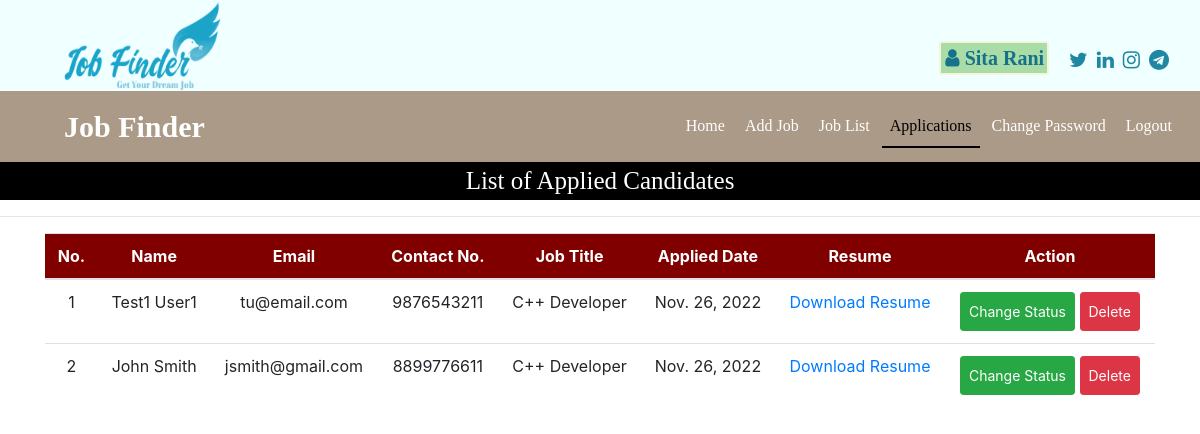
Page /applied_candidates_list (signed in) on the committed database.
### job/models.py (models this page shows, shortened)
class Apply(models.Model):
    job = models.ForeignKey(Job, on_delete=models.CASCADE)
    jobseeker = models.ForeignKey(JobSeeker, on_delete=models.CASCADE)
    resume = models.FileField(null=True)
    applydate = models.DateField()

class JobSeeker(models.Model):
    user = models.ForeignKey(User, on_delete=models.CASCADE)
    mobile = models.CharField(max_length=15, null=True)
    image = models.FileField(null=True)
    gender = models.CharField(max_length=10, null=True)
    type = models.CharField(max_length=15, null=True)

class Job(models.Model):
    recruiter = models.ForeignKey(Recruiter, on_delete=models.CASCADE)
    start_date = models.DateField()
    end_date = models.DateField()
    image = models.FileField(null=True)
    title = models.CharField(max_length=100)
    salary = models.IntegerField()
    description = models.CharField(max_length=200)
    experience = models.CharField(max_length=50)
    location = models.CharField(max_length=100)
    skills = models.CharField(max_length=100)
    creation_date = models.DateField()

### job/views.py (the view)
# urls.py: path('applied_candidates_list', applied_candidates_list, name="applied_candidates_list"),
def applied_candidates_list(request):
    if not request.user.is_authenticated:
        return redirect('recruiter_login')
    data = Apply.objects.all()
    d = {'data': data}
    return render(request, 'applied_candidates_list.html', d)

### job/templates/applied_candidates_list.html (shortened to what this page needs)
{% load static %}
{% block body %}
{% include 'recruiter_navigations.html' %}
<div class="bef_log_page" value="recruiter_Applications" style="font-family:'Monotype Corsiva'; font-size:25px; color: white; background-color: black; text-align: center">
    List of Applied Candidates
</div>
<hr>
<div class="container">
<table class="table table-lg table-hover" id="example">
    <thead>
    <tr style="background-color: maroon; color: white; text-align: center">
        <th>No.</th>
        <th>Name</th>
        <th>Email</th>
        <th>Contact No.</th>
        <th>Job Title</th>
        <th>Applied Date</th>
        <th>Resume</th>
        <th>Action</th>
    </tr>
    </thead>
    <tbody>
    {% for i in data %}
    {% if request.user.id == i.job.recruiter.user.id %}
    <tr style="text-align: center">
        <td>{{forloop.counter}}</td>
        <td>{{i.jobseeker.user.first_name}} {{i.jobseeker.user.last_name}}</td>
        <td>{{i.jobseeker.user.username}}</td>
        <td>{{i.jobseeker.mobile}}</td>
        <td>{{i.job.title}}</td>
        <td>{{i.applydate}}</td>
        <td><a href="{{i.resume.url}}">Download Resume</a></td>
        <td><a href="{% url 'change_status_user' i.id %}" class="btn btn-success btn-sm p-2" onclick="return confirm('Change Status?')">Change Status</a>
            <a href="{% url 'delete_candidate' i.id %}" class="btn btn-danger btn-sm p-2" onclick="return confirm('Delete application?')">Delete</a>
        </td>
        {% endif %}
        {% endfor %}
    </tr>
    </tbody>
</table>
</div>
{% endblock %}

### job/templates/recruiter_navigations.html (shortened to what this page needs)
<html xmlns="http://www.w3.org/1999/html">
<head>
    {% load static %}
    <link rel="stylesheet" href="https://cdn.jsdelivr.net/npm/bootstrap@4.6.1/dist/css/bootstrap.min.css">
    <link rel="stylesheet" href="https://cdnjs.cloudflare.com/ajax/libs/font-awesome/4.7.0/css/font-awesome.min.css">
</head>
<body>
<div class="row topbefnav" style="
	font-family: 'Monotype Corsiva';
    padding: 0px;
    display: flex;
    margin: 0px !important;
	justify-content:flex-end;
    width: 100%;
    align-items: center;
">
    <div class="row" style="align-items:center;height: 105px;width: 100%;padding-right: 0px;background: azure;margin-right: 0px;margin-top: -14px;">
        <div class="col-sm-8 text-center" style="
    height: inherit;
    display: flex;
    justify-content: flex-start;
    align-items: flex-end;
    padding-left: 4rem;
">
    <img src="/static/images/logo1.png" style="width: 160px;height: 100px;margin-bottom: -7px;">
        </div>
        <div class="col-sm-4 text-right" style="height: inherit;display: flex;padding-bottom: 1rem;justify-content: flex-end;align-items: flex-end;">
            <div class="navbar-brand text-white font-weight-bold pl-5" style="font-family:'Monotype Corsiva';font-size: 20px;color: #15728a !important;padding: 0px 3px 0px 0px !important;border:2px solid #f5f5dc;border-radius:5%;background:#aadca7;"><i class="fa fa-user pl-1"></i> {{request.user.first_name}} {{request.user.last_name}}</div>
<div style="font-weight: bold;font-size: 20px;color: #1f87a2;padding-right:1rem;">
                <span>
                    <a href="https://twitter.com/home"><i class="fa fa-twitter pl-1"></i></a>
                    <a href="/"><i class="fa fa-linkedin pl-1"></i></a>
                    <a href="https://www.instagram.com/nirdosht__/?hl=en"><i class="fa fa-instagram pl-1"></i></a>
                    <a href="https://telegram.org/"><i class="fa fa-telegram pl-1"></i></a>
                </span>
            </div>
        </div>
    </div>
</div>
<nav class="navbar navbar-expand-sm" style="
    background-color: #aa9a87;
    width: inherit;
    font-family: 'Monotype Corsiva';
">
    <div><a class="navbar-brand text-white pl-5 font-weight-bold" style="font-family:'Monotype Corsiva'; font-size:30px">Job Finder</a></div>
    <ul class="navbar-nav text-center" style="
    flex: auto;
    justify-content: end;
">
        <li class="nav-item">
            <a class="nav-link recruiter_home" href="{% url 'recruiter_home' %}"  style="">Home</a>
        </li>
        <li class="nav-item">
            <a class="nav-link recruiter_add_job" href="{% url 'add_job' %}">Add Job</a>
        </li>
        <li class="nav-item">
            <a class="nav-link recruiter_job_list" href="{% url 'job_list' %}">Job List</a>
        </li>
        <li class="nav-item">
            <a class="nav-link recruiter_Applications" href="{% url 'applied_candidates_list' %}">Applications</a>
        </li>
        <li class="nav-item">
            <a class="nav-link recruiter_change_password" href="{% url 'change_password_recruiter' %}">Change Password</a>
        </li>
        <li class="nav-item">
            <a class="nav-link recruiter_logout" href="{% url 'Logout' %}">Logout</a>
        </li>
    </ul>
</nav>
</body>
</html>

### job/templates/recruiter_navigations.html (style rules this page uses)
.nav-link { color:white !important; margin-right: 4px }
.topbefnav a:link { color: #1f87a2; background-color: transparent; text-decoration: none; }

### rows in the picture
Apply: jobseeker.user.first_name "Test1", jobseeker.user.last_name "User1", jobseeker.user.username "tu@email.com", jobseeker.mobile "9876543211", job "C++ Developer", applydate "Nov. 26, 2022"
Apply: jobseeker.user.first_name "John", jobseeker.user.last_name "Smith", jobseeker.user.username "jsmith@gmail.com", jobseeker.mobile "8899776611", job "C++ Developer", applydate "Nov. 26, 2022"

### other values in the picture
{{ request.user.first_name }} "Sita"
{{ request.user.last_name }} "Rani"
